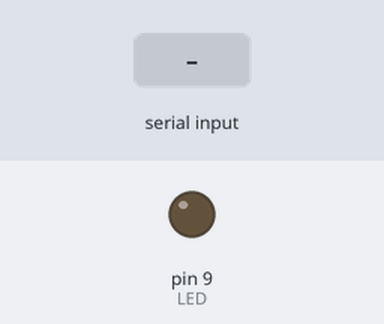
Bench run of a sketch on a simulated Arduino Uno, built with avr-gcc and run on an emulated ATmega328P. Parts: output pins drawn as LEDs (lit = HIGH). The test bench sets the inputs (shaded band).

Above: at 1.2 s.
1.3 s: "1" received over Serial
At 2.5 s:
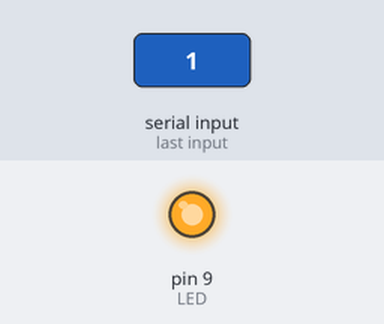
2.8 s: "0" received over Serial
At 3.7 s:
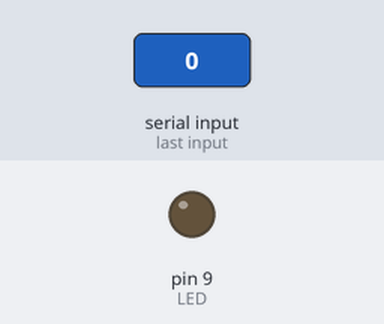
Timing chart, 0 to 5.8 s (numbered marks = the images above; inputs shaded):
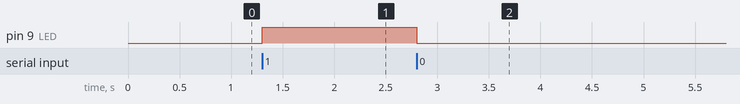

The sketch:

week8-serial-led-control.ino
```cpp
const int LED = 9; // led pin
char data; // check buffer

void setup() {

  Serial.begin(9600); // set Serial
  pinMode(LED, OUTPUT); // output mode
}

void loop() {
  if(Serial.available() > 0) // 1입력시 ('1' + enter)
  {
    data = Serial.read();
    if(data == '1')
    {
      digitalWrite(LED, HIGH);
      delay(1000);
//      Serial.println("LED ON");
    }

    // else로 처리하면 1을 입력했을 때, 깜빡거리기만 함 - 엔터값도 버퍼에 들어가기 때문.
//    else //if(data == '0')
    else if(data == '0')
    {
      digitalWrite(LED, LOW);
      delay(1000);
//      Serial.println("LED OFF");
    }
  }

}
```

Measured:
- after the input at 1.3 s, pin 9 (LED): LOW → HIGH at once
- after the input at 2.8 s, pin 9 (LED): HIGH → LOW at once
